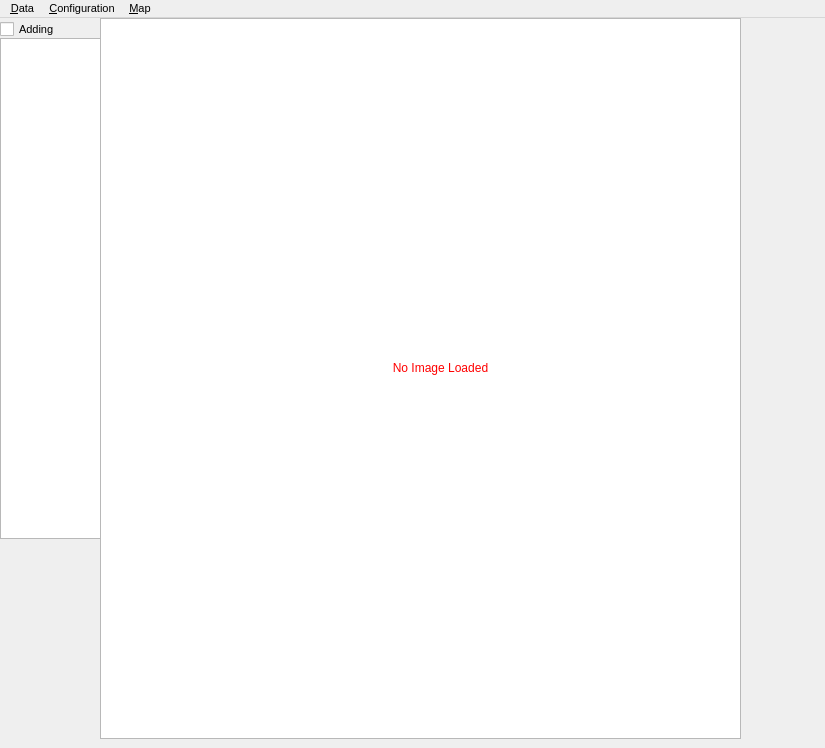
<?xml version="1.0" encoding="UTF-8"?>
<ui version="4.0">
 <class>btOccupancy</class>
 <widget class="QMainWindow" name="btOccupancy">
  <property name="geometry">
   <rect>
    <x>0</x>
    <y>0</y>
    <width>825</width>
    <height>748</height>
   </rect>
  </property>
  <property name="sizePolicy">
   <sizepolicy hsizetype="Fixed" vsizetype="Fixed">
    <horstretch>0</horstretch>
    <verstretch>0</verstretch>
   </sizepolicy>
  </property>
  <property name="minimumSize">
   <size>
    <width>400</width>
    <height>748</height>
   </size>
  </property>
  <property name="maximumSize">
   <size>
    <width>1366</width>
    <height>748</height>
   </size>
  </property>
  <property name="windowTitle">
   <string>Occupancy Tool For Multi Sensors</string>
  </property>
  <widget class="QWidget" name="centralwidget">
   <widget class="QGraphicsView" name="imageView">
    <property name="geometry">
     <rect>
      <x>100</x>
      <y>0</y>
      <width>641</width>
      <height>721</height>
     </rect>
    </property>
    <property name="sizePolicy">
     <sizepolicy hsizetype="Fixed" vsizetype="Fixed">
      <horstretch>0</horstretch>
      <verstretch>0</verstretch>
     </sizepolicy>
    </property>
    <property name="font">
     <font>
      <pointsize>8</pointsize>
     </font>
    </property>
    <property name="cursor" stdset="0">
     <cursorShape>CrossCursor</cursorShape>
    </property>
    <property name="mouseTracking">
     <bool>false</bool>
    </property>
    <property name="frameShadow">
     <enum>QFrame::Sunken</enum>
    </property>
    <property name="verticalScrollBarPolicy">
     <enum>Qt::ScrollBarAsNeeded</enum>
    </property>
    <property name="horizontalScrollBarPolicy">
     <enum>Qt::ScrollBarAlwaysOff</enum>
    </property>
   </widget>
   <widget class="QLabel" name="noImageLabel">
    <property name="geometry">
     <rect>
      <x>350</x>
      <y>340</y>
      <width>181</width>
      <height>20</height>
     </rect>
    </property>
    <property name="palette">
     <palette>
      <active>
       <colorrole role="WindowText">
        <brush brushstyle="SolidPattern">
         <color alpha="255">
          <red>255</red>
          <green>0</green>
          <blue>0</blue>
         </color>
        </brush>
       </colorrole>
       <colorrole role="Text">
        <brush brushstyle="SolidPattern">
         <color alpha="255">
          <red>255</red>
          <green>0</green>
          <blue>0</blue>
         </color>
        </brush>
       </colorrole>
       <colorrole role="PlaceholderText">
        <brush brushstyle="NoBrush">
         <color alpha="128">
          <red>255</red>
          <green>0</green>
          <blue>0</blue>
         </color>
        </brush>
       </colorrole>
      </active>
      <inactive>
       <colorrole role="WindowText">
        <brush brushstyle="SolidPattern">
         <color alpha="255">
          <red>255</red>
          <green>0</green>
          <blue>0</blue>
         </color>
        </brush>
       </colorrole>
       <colorrole role="Text">
        <brush brushstyle="SolidPattern">
         <color alpha="255">
          <red>255</red>
          <green>0</green>
          <blue>0</blue>
         </color>
        </brush>
       </colorrole>
       <colorrole role="PlaceholderText">
        <brush brushstyle="NoBrush">
         <color alpha="128">
          <red>255</red>
          <green>0</green>
          <blue>0</blue>
         </color>
        </brush>
       </colorrole>
      </inactive>
      <disabled>
       <colorrole role="WindowText">
        <brush brushstyle="SolidPattern">
         <color alpha="255">
          <red>30</red>
          <green>30</green>
          <blue>40</blue>
         </color>
        </brush>
       </colorrole>
       <colorrole role="Text">
        <brush brushstyle="SolidPattern">
         <color alpha="255">
          <red>20</red>
          <green>19</green>
          <blue>18</blue>
         </color>
        </brush>
       </colorrole>
       <colorrole role="PlaceholderText">
        <brush brushstyle="NoBrush">
         <color alpha="128">
          <red>255</red>
          <green>0</green>
          <blue>0</blue>
         </color>
        </brush>
       </colorrole>
      </disabled>
     </palette>
    </property>
    <property name="text">
     <string>No Image Loaded</string>
    </property>
    <property name="alignment">
     <set>Qt::AlignCenter</set>
    </property>
   </widget>
   <widget class="btListWidget" name="listData">
    <property name="geometry">
     <rect>
      <x>0</x>
      <y>20</y>
      <width>101</width>
      <height>501</height>
     </rect>
    </property>
    <property name="horizontalScrollBarPolicy">
     <enum>Qt::ScrollBarAlwaysOff</enum>
    </property>
    <property name="selectionMode">
     <enum>QAbstractItemView::ExtendedSelection</enum>
    </property>
    <property name="selectionRectVisible">
     <bool>true</bool>
    </property>
   </widget>
   <widget class="QCheckBox" name="checkAddSelect">
    <property name="geometry">
     <rect>
      <x>0</x>
      <y>0</y>
      <width>101</width>
      <height>22</height>
     </rect>
    </property>
    <property name="font">
     <font>
      <pointsize>8</pointsize>
     </font>
    </property>
    <property name="text">
     <string>Adding</string>
    </property>
   </widget>
  </widget>
  <widget class="QMenuBar" name="menubar">
   <property name="geometry">
    <rect>
     <x>0</x>
     <y>0</y>
     <width>825</width>
     <height>28</height>
    </rect>
   </property>
   <property name="font">
    <font>
     <pointsize>8</pointsize>
    </font>
   </property>
   <widget class="QMenu" name="menuData">
    <property name="title">
     <string>&amp;Data</string>
    </property>
    <addaction name="actionRead_TRK_File"/>
    <addaction name="actionRead_GRD_File"/>
    <addaction name="actionRead_GRD_Dir"/>
    <addaction name="actionRead_OCC_File"/>
    <addaction name="actionExport_OCC_File"/>
   </widget>
   <widget class="QMenu" name="menuMap">
    <property name="title">
     <string>&amp;Map</string>
    </property>
    <addaction name="actionLoadImage"/>
    <addaction name="actionClearImage"/>
    <addaction name="actionRefresh"/>
    <addaction name="actionExport_View"/>
   </widget>
   <widget class="QMenu" name="menuConfig">
    <property name="title">
     <string>&amp;Configuration</string>
    </property>
    <addaction name="actionLoadParameters"/>
    <addaction name="actionLoadDevices"/>
   </widget>
   <addaction name="menuData"/>
   <addaction name="menuConfig"/>
   <addaction name="menuMap"/>
  </widget>
  <action name="actionRead_HST_File">
   <property name="text">
    <string>&amp;Read HST File</string>
   </property>
  </action>
  <action name="actionLoadImage">
   <property name="text">
    <string>&amp;Load</string>
   </property>
  </action>
  <action name="actionClearImage">
   <property name="text">
    <string>&amp;Clear</string>
   </property>
  </action>
  <action name="actionRefresh">
   <property name="text">
    <string>&amp;Refresh</string>
   </property>
  </action>
  <action name="actionDelete_Data">
   <property name="text">
    <string>&amp;Delete Data</string>
   </property>
  </action>
  <action name="actionRead_GRD_File">
   <property name="text">
    <string>Read &amp;GRD File</string>
   </property>
  </action>
  <action name="actionLoadParameters">
   <property name="text">
    <string>Load Parameters</string>
   </property>
  </action>
  <action name="actionLoadDevices">
   <property name="text">
    <string>Load Devices</string>
   </property>
  </action>
  <action name="actionRead_TRK_File">
   <property name="text">
    <string>Read TRK File</string>
   </property>
  </action>
  <action name="actionExport_OCC_File">
   <property name="text">
    <string>Export OCC File</string>
   </property>
  </action>
  <action name="actionRead_OCC_File">
   <property name="text">
    <string>Read OCC File</string>
   </property>
  </action>
  <action name="actionRead_GRD_Dir">
   <property name="text">
    <string>Read GRD Dir</string>
   </property>
  </action>
  <action name="actionExport_View">
   <property name="text">
    <string>Export View</string>
   </property>
  </action>
 </widget>
 <customwidgets>
  <customwidget>
   <class>btListWidget</class>
   <extends>QListWidget</extends>
   <header location="global">btlistwidget.h</header>
  </customwidget>
 </customwidgets>
 <resources/>
 <connections/>
</ui>
